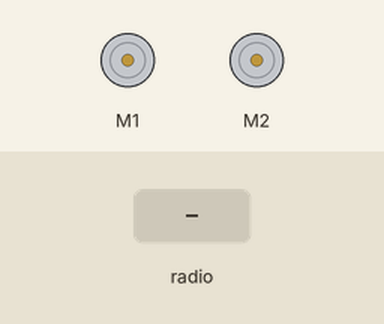
This program was run on a simulated BBC micro:bit (MakeCode). Parts: 2 × DC motor (green arrow = forward, orange = backward, longer = faster). The inputs (shaded band) are chosen by the test bench.

Above: at 1.2 s.
1.3 s: radio message "1" arrives
At 2.5 s:
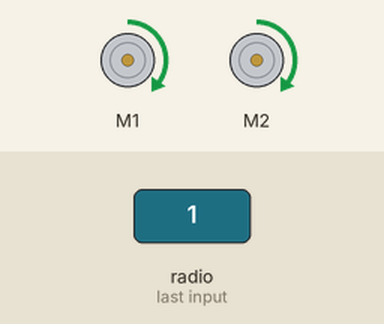
2.8 s: radio message "2" arrives
At 3.9 s:
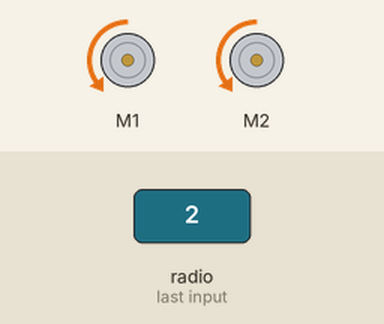
4.3 s: radio message "3" arrives
At 5.0 s:
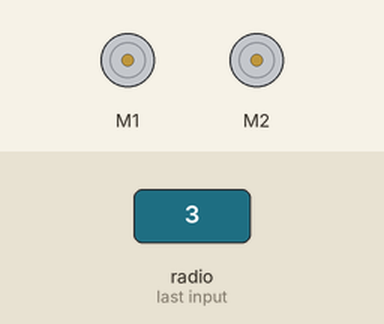
5.8 s: radio message "4" arrives
At 6.2 s:
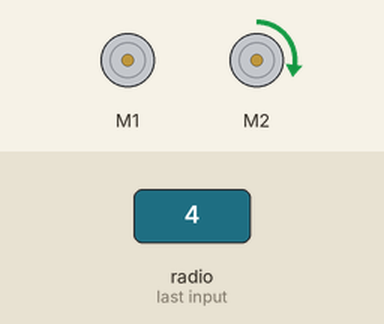
7.3 s: radio message "5" arrives
At 8.5 s:
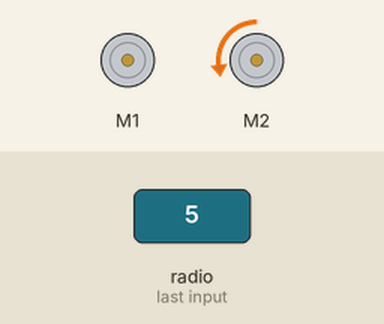
8.8 s: radio message "7" arrives
At 9.7 s:
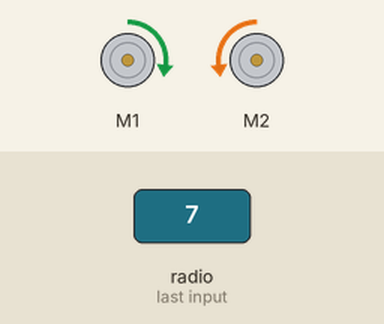
Timing chart, 0 to 11.3 s (numbered marks = the images above; inputs shaded):
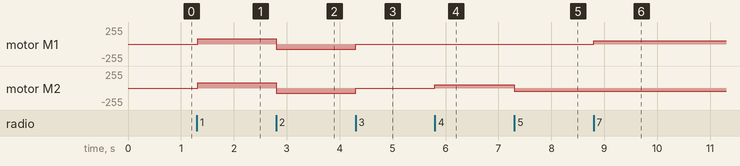

The program:

main.ts
```typescript
radio.onReceivedNumber(function (receivedNumber) {
    if (receivedNumber == 1) {
        maqueen.motorRun(maqueen.Motors.All, maqueen.Dir.CW, 80)
    }
    if (receivedNumber == 2) {
        maqueen.motorRun(maqueen.Motors.All, maqueen.Dir.CCW, 80)
    }
    if (receivedNumber == 3) {
        maqueen.motorStop(maqueen.Motors.All)
    }
    if (receivedNumber == 4) {
        maqueen.motorRun(maqueen.Motors.M2, maqueen.Dir.CW, 50)
    }
    if (receivedNumber == 5) {
        maqueen.motorRun(maqueen.Motors.M2, maqueen.Dir.CCW, 50)
    }
    if (receivedNumber == 6) {
        maqueen.motorStop(maqueen.Motors.M2)
    }
    if (receivedNumber == 7) {
        maqueen.motorRun(maqueen.Motors.M1, maqueen.Dir.CW, 50)
    }
    if (receivedNumber == 8) {
        maqueen.motorRun(maqueen.Motors.M1, maqueen.Dir.CCW, 50)
    }
    if (receivedNumber == 9) {
        maqueen.motorStop(maqueen.Motors.M1)
    }
})
radio.setGroup(5555)
```

test.ts
```typescript
// aquí va el archivo "tests"; esto no se compilará cuando este paquete se utilice como una extensión.
```

Measured:
- after the input at 1.3 s, motor M1, motor M2: stopped → forward 80/255 at once
- after the input at 2.8 s, motor M1, motor M2: forward 80/255 → backward 80/255 at once
- after the input at 4.3 s, motor M1, motor M2: backward 80/255 → stopped at once
- after the input at 5.8 s, motor M2: stopped → forward 50/255 at once
- after the input at 7.3 s, motor M2: forward 50/255 → backward 50/255 at once
- after the input at 8.8 s, motor M1: stopped → forward 50/255 at once
